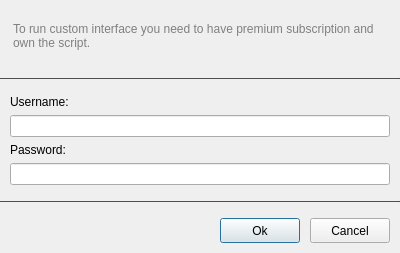
<?xml version="1.0" encoding="UTF-8"?>
<ui version="4.0">
 <class>PremiumLoginDialog</class>
 <widget class="QDialog" name="PremiumLoginDialog">
  <property name="geometry">
   <rect>
    <x>0</x>
    <y>0</y>
    <width>400</width>
    <height>253</height>
   </rect>
  </property>
  <property name="windowTitle">
   <string>Premium login</string>
  </property>
  <layout class="QVBoxLayout" name="verticalLayout">
   <property name="leftMargin">
    <number>0</number>
   </property>
   <property name="topMargin">
    <number>0</number>
   </property>
   <property name="rightMargin">
    <number>0</number>
   </property>
   <property name="bottomMargin">
    <number>0</number>
   </property>
   <item>
    <widget class="QLabel" name="label_3">
     <property name="styleSheet">
      <string notr="true">*{color:gray;margin:10px}</string>
     </property>
     <property name="text">
      <string>To run custom interface you need to have premium subscription and own the script.</string>
     </property>
     <property name="wordWrap">
      <bool>true</bool>
     </property>
    </widget>
   </item>
   <item>
    <widget class="Line" name="line">
     <property name="maximumSize">
      <size>
       <width>16777215</width>
       <height>1</height>
      </size>
     </property>
     <property name="styleSheet">
      <string notr="true">*{background-color:#444}</string>
     </property>
     <property name="orientation">
      <enum>Qt::Horizontal</enum>
     </property>
    </widget>
   </item>
   <item>
    <widget class="QWidget" name="widget" native="true">
     <layout class="QVBoxLayout" name="verticalLayout_2">
      <property name="leftMargin">
       <number>10</number>
      </property>
      <property name="topMargin">
       <number>10</number>
      </property>
      <property name="rightMargin">
       <number>10</number>
      </property>
      <property name="bottomMargin">
       <number>10</number>
      </property>
      <item>
       <widget class="QLabel" name="label">
        <property name="text">
         <string>Username:</string>
        </property>
        <property name="margin">
         <number>0</number>
        </property>
       </widget>
      </item>
      <item>
       <widget class="QLineEdit" name="Username">
        <property name="styleSheet">
         <string notr="true"/>
        </property>
       </widget>
      </item>
      <item>
       <widget class="QLabel" name="label_2">
        <property name="text">
         <string>Password:</string>
        </property>
       </widget>
      </item>
      <item>
       <widget class="QLineEdit" name="Password">
        <property name="echoMode">
         <enum>QLineEdit::Password</enum>
        </property>
       </widget>
      </item>
     </layout>
    </widget>
   </item>
   <item>
    <widget class="Line" name="line_2">
     <property name="maximumSize">
      <size>
       <width>16777215</width>
       <height>1</height>
      </size>
     </property>
     <property name="styleSheet">
      <string notr="true">*{background-color:#444}</string>
     </property>
     <property name="orientation">
      <enum>Qt::Horizontal</enum>
     </property>
    </widget>
   </item>
   <item>
    <layout class="QHBoxLayout" name="horizontalLayout">
     <property name="spacing">
      <number>10</number>
     </property>
     <property name="leftMargin">
      <number>10</number>
     </property>
     <property name="topMargin">
      <number>10</number>
     </property>
     <property name="rightMargin">
      <number>10</number>
     </property>
     <property name="bottomMargin">
      <number>10</number>
     </property>
     <item>
      <spacer name="horizontalSpacer">
       <property name="orientation">
        <enum>Qt::Horizontal</enum>
       </property>
       <property name="sizeHint" stdset="0">
        <size>
         <width>40</width>
         <height>20</height>
        </size>
       </property>
      </spacer>
     </item>
     <item>
      <widget class="QPushButton" name="Ok">
       <property name="minimumSize">
        <size>
         <width>80</width>
         <height>25</height>
        </size>
       </property>
       <property name="text">
        <string>Ok</string>
       </property>
      </widget>
     </item>
     <item>
      <widget class="QPushButton" name="Cancel">
       <property name="minimumSize">
        <size>
         <width>80</width>
         <height>25</height>
        </size>
       </property>
       <property name="text">
        <string>Cancel</string>
       </property>
      </widget>
     </item>
    </layout>
   </item>
  </layout>
 </widget>
 <resources/>
 <connections/>
</ui>
